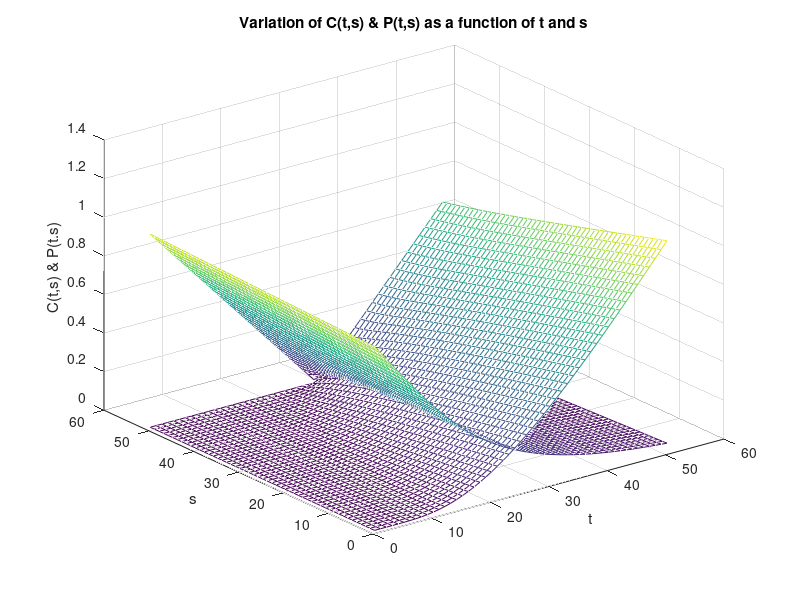

The MATLAB script that drew this image:
close all;
clear;
clc;

s0=0:0.04:2;
t=0:0.02:1;
k=1;
T=1;
r=0.05;
sig=0.6;
w=[0; cumsum(randn(100000,1))]/sqrt(100000);

for j=1:51
    for i=1:51
        s(j)=s0(j)*exp(sig*w(floor(t(i)+1))+(r-0.5*sig*sig)*t(i));
        d1=(log(s(j)/k)+(r+0.5*sig*sig)*(T-t(i)))/(sig*sqrt(T-t(i)));
        d2=(log(s(j)/k)+(r-0.5*sig*sig)*(T-t(i)))/(sig*sqrt(T-t(i)));
        c(i,j)=normcdf(d1)*s(j)-normcdf(d2)*k*exp(-r*(T-t(i)));
        p(i,j)=normcdf(-d2)*k*exp(-r*(T-t(i)))-normcdf(-d1)*s(j);
    end
end
mesh(c);
hold on;
mesh(p);
title('Variation of C(t,s) & P(t,s) as a function of t and s');
xlabel('t');
ylabel('s');
zlabel('C(t,s) & P(t.s)');
hold off;